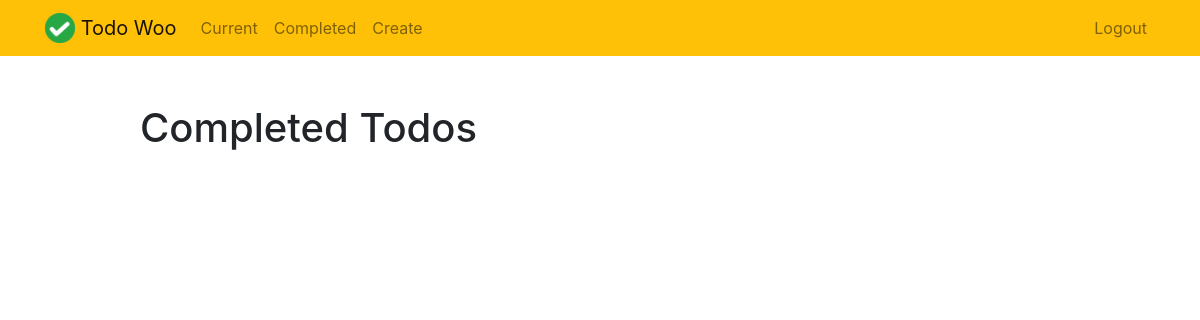
Before: /completed/ (signed in) with the older database file.
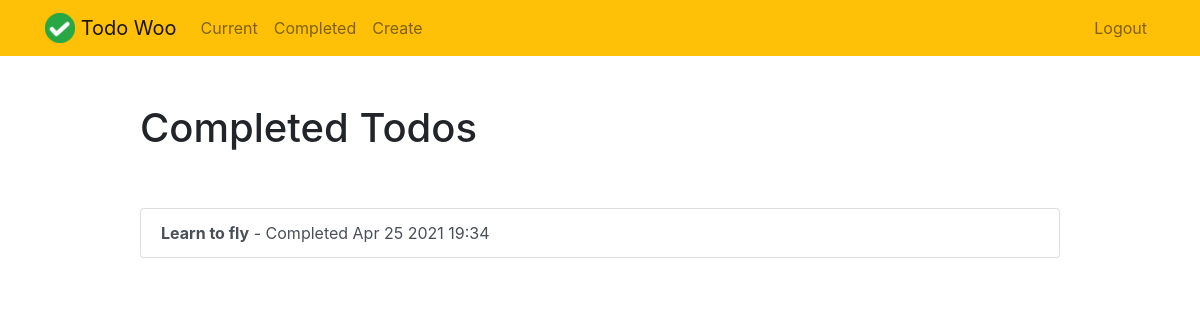
After: the same page with the newer database file.
### todo/models.py (models this page shows, shortened)
class Todo(models.Model):
    title = models.CharField(max_length=100)
    memo = models.TextField(blank=True)
    created = models.DateTimeField(auto_now_add=True)
    important = models.BooleanField(default=False)
    dueTime = models.DateTimeField(null=True, blank=True)
    dateCompleted = models.DateTimeField(null=True, blank=True)
    user = models.ForeignKey(User, on_delete=models.CASCADE)

### todo/views.py (the view)
# urls.py: path('completed/', views.completedtodos, name='completedtodos'),
@login_required()
def completedtodos(request):
    todos = Todo.objects.filter(user=request.user, dateCompleted__isnull=False).order_by('-dateCompleted')
    return render(request, 'todo/completed.html', {'todos': todos})

### todo/templates/todo/completed.html
{% extends "todo/base.html" %}
{% block content %}
    <div class="row justify-content-center mt-5">
        <div class="col-md-10">
            <h1>Completed Todos</h1>
        </div>
    </div>
    <div class="row justify-content-center mt-5">
        <div class="col-md-10">
            <div class="list-group">
                {% for todo in todos %}
                    <a href="{% url 'viewtodo' todo.id %}" class="list-group-item list-group-item-action{% if todo.important %} list-group-item-danger{% endif %}"><b>{{ todo.title }}</b> - Completed {{ todo.dateCompleted|date:'M j Y H:i' }}</a>
                {% endfor %}
            </div>
        </div>
    </div>
{% endblock %}

Changed rows visible on the page:
added Todo: title "Learn to fly", dateCompleted "Apr 25 2021 19:34"
